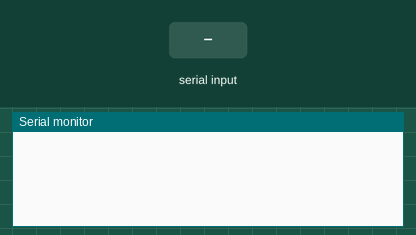
The sketch below on a simulated Arduino Nano, built with avr-gcc and run on an emulated ATmega328P. On the bench: the last lines printed to the serial monitor. Inputs (shaded band) come from the test bench.

Above: at 2.8 s.
2.9 s: "2\n" received over the second serial link
At 3.6 s:
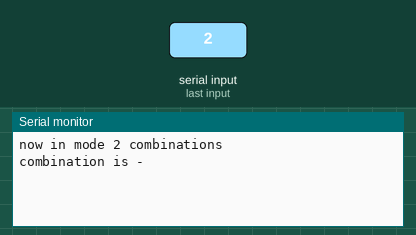
4.5 s: "90,45\n" received over the second serial link
At 5.8 s:
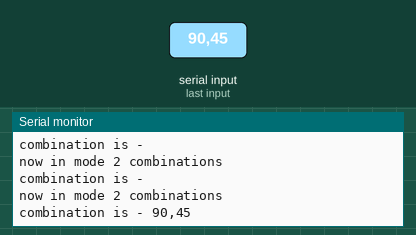
7.5 s: "1\n" received over the second serial link
At 8.8 s:
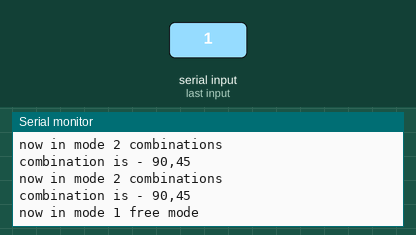
10.5 s: "3\n" received over the second serial link
At 11.8 s:
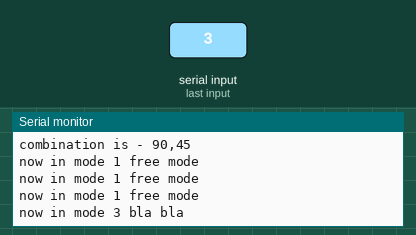

Measured:
- after the input at 2.9 s, the serial monitor: prints a new line after 0.10 s (image 1)
- after the input at 4.5 s, the serial monitor: prints a new line after 0.53 s (image 2)
- after the input at 7.5 s, the serial monitor: prints a new line after 0.50 s (image 3)
- after the input at 10.5 s, the serial monitor: prints a new line after 0.50 s (image 4)

The sketch:

nano.ino
```cpp
#include <SoftwareSerial.h>
SoftwareSerial ArduinoUno(12, 11);
int mode;
String reading;
char charBuf[10];


void setup() {

  Serial.begin(9600);
  // ArduinoUno.begin(4800);
}

void loop() {


  while (ArduinoUno.available() > 0) {
    reading = ArduinoUno.readStringUntil('\n');
    if (reading.toInt() < 5) {
      mode = reading.toInt();
    }
    if (mode == 2 && reading.length() > 1) {
      reading.toCharArray(charBuf, 10);
    }
    //get any data like this
  }

  switch (mode) {
    case 1:
      Serial.println("now in mode 1 free mode");
      break;
    case 2:
      Serial.println("now in mode 2 combinations");
      Serial.print("combination is - ");
      Serial.println(String(charBuf));
      break;
    case 3:
      Serial.println("now in mode 3 bla bla");
      break;
  }
  delay(1000);

  // int a = digitalRead(12);
  // Serial.println(a);

  // if (a == 1) {
  //   Serial.println("hehe");
  // }
}
```
